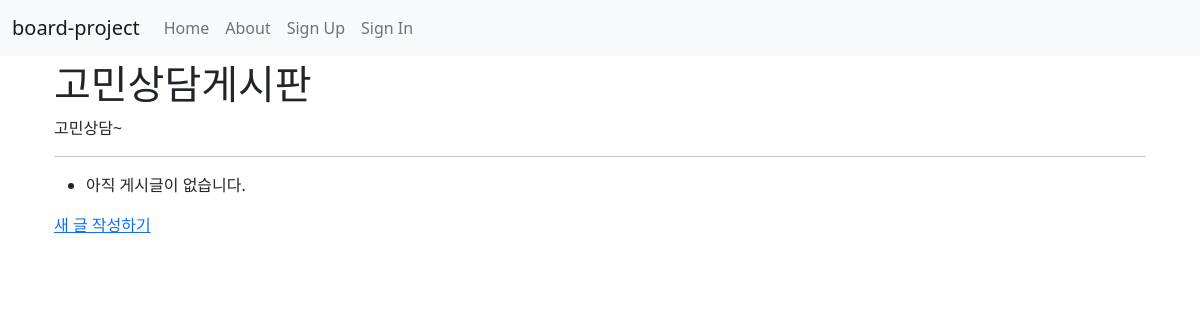
The page /boards/2/ on the database as committed earlier.
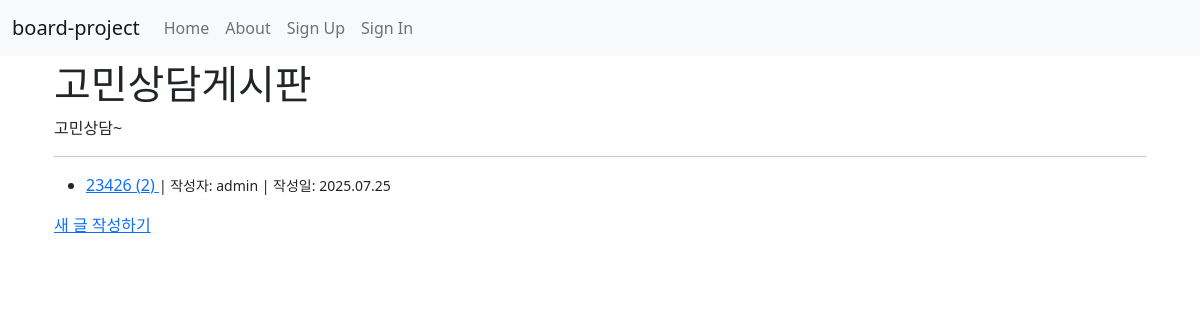
The same page on the database as committed later.
### board_project/boards/models.py (models this page shows, shortened)
class Board(models.Model):
    name: str = models.CharField(max_length=100)
    description: str = models.TextField()

class Article(models.Model):
    title: str = models.CharField(max_length=100)
    content: str = models.TextField()
    board: Board = models.ForeignKey(
        Board,
        on_delete=models.PROTECT,
        related_name="articles",
    )
    author: "User" = models.ForeignKey(
        settings.AUTH_USER_MODEL, on_delete=models.CASCADE, related_name="articles"
    )
    created_at: datetime = models.DateTimeField(auto_now_add=True)
    modified_at: datetime = models.DateTimeField(auto_now=True)

### board_project/users/models.py (models this page shows, shortened)
class User(AbstractUser):
    name = CharField(_("Name of User"), blank=True, max_length=255)
    first_name = None  # type: ignore[assignment]
    last_name = None  # type: ignore[assignment]

### board_project/boards/views.py (the view)
class ArticleListView(ListView):
    model: Article = Article
    template_name: str = "boards/article_list.html"
    context_object_name: str = "articles"
    def get_queryset(self, **kwargs: Any) -> QuerySet[Article]:
        queryset = super().get_queryset(**kwargs)
        return (
            queryset.filter(board_id=self.kwargs["board_id"])
            .annotate(comment_count=Count("comments"))
            .order_by("-created_at")
        )
    def get_context_data(self, **kwargs: Any) -> Dict[str, Any]:
        context = super().get_context_data(**kwargs)
        context["board"] = Board.objects.get(id=self.kwargs["board_id"])
        return context

### board_project/users/context_processors.py (called while the page is built)
def allauth_settings(request):
    return {
        "ACCOUNT_ALLOW_REGISTRATION": settings.ACCOUNT_ALLOW_REGISTRATION,
    }

### board_project/templates/boards/article_list.html (shortened to what this page needs)
{% extends "base.html" %}
{% load static %}
{% block content %}
  <div class="container">
    <h1>{{ board.name }}</h1>
    <p>{{ board.description }}</p>
    <hr>
    <ul>
      {% for article in articles %}
        <li>
          <a href="{% url 'boards:article-detail' article.pk %}">
            {{ article.title }}
            <span>({{ article.comment_count }})</span>
          </a>
          <small>| 작성자: {{ article.author.username }} | 작성일: {{ article.created_at|date:"Y.m.d" }}</small>
        </li>
      {% empty %}
        <li>아직 게시글이 없습니다.</li>
      {% endfor %}
    </ul>
    <a href="{% url 'boards:article-form' board.pk %}">새 글 작성하기</a>
  </div>
{% endblock content %}

### board_project/templates/base.html (shortened to what this page needs)
{% load static i18n %}<!DOCTYPE html>
{% get_current_language as LANGUAGE_CODE %}
<html lang="{{ LANGUAGE_CODE }}">
  <head>
  {% block css %}
    <link rel="stylesheet"
          href="https://cdnjs.cloudflare.com/ajax/libs/bootstrap/5.2.3/css/bootstrap.min.css"
 />
  <link href="{% static 'css/project.css' %}" rel="stylesheet" />
{% endblock css %}
</head>
<body class="{% block bodyclass %}{% endblock bodyclass %}">
  {% block body %}
  <div class="mb-1">
    <nav class="navbar navbar-expand-md navbar-light bg-light">
      <div class="container-fluid">
        <a class="navbar-brand" href="{% url 'home' %}">board-project</a>
        <div class="collapse navbar-collapse" id="navbarSupportedContent">
          <ul class="navbar-nav mr-auto">
            <li class="nav-item active">
              <a class="nav-link" href="{% url 'home' %}">Home <span class="visually-hidden">(current)</span></a>
            </li>
            <li class="nav-item">
              <a class="nav-link" href="{% url 'about' %}">About</a>
            </li>
            {% if request.user.is_authenticated %}
              <li class="nav-item">
                <a class="nav-link"
                   href="{% url 'users:detail' request.user.username %}">{% translate "My Profile" %}</a>
              </li>
              <li class="nav-item">
                <a class="nav-link" href="{% url 'account_logout' %}">{% translate "Sign Out" %}</a>
              </li>
            {% else %}
              {% if ACCOUNT_ALLOW_REGISTRATION %}
                <li class="nav-item">
                  <a id="sign-up-link" class="nav-link" href="{% url 'account_signup' %}">{% translate "Sign Up" %}</a>
                </li>
              {% endif %}
              <li class="nav-item">
                <a id="log-in-link" class="nav-link" href="{% url 'account_login' %}">{% translate "Sign In" %}</a>
              </li>
            {% endif %}
          </ul>
        </div>
      </div>
    </nav>
  </div>
  <div class="container">
    {% block main %}
      {% block content %}{% endblock content %}
    {% endblock main %}
  </div>
  {% endblock body %}
</body>
</html>

Rows that differ between the two databases and show on the page:
added Article: title "23426", comment_count "2", author.username "admin", created_at "2025.07.25"
Other text that changed with them:
text no longer shown: "아직 게시글이 없습니다."
